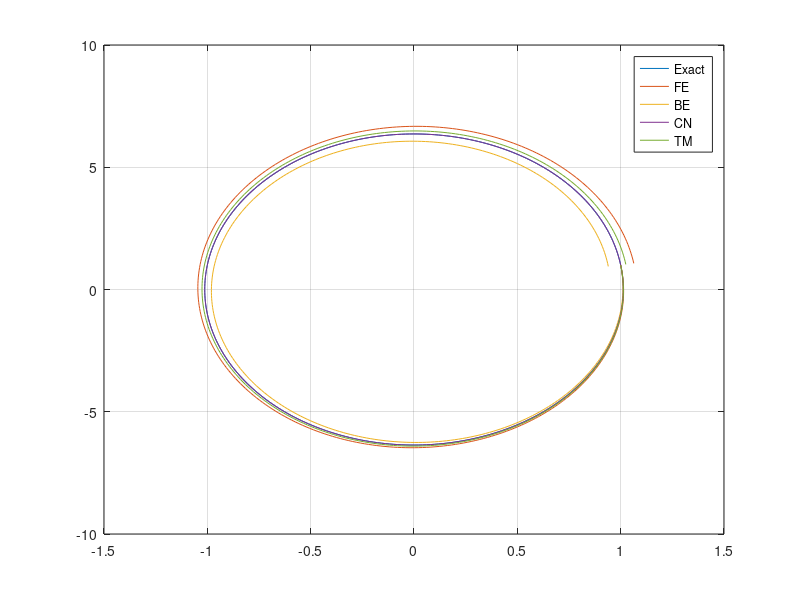
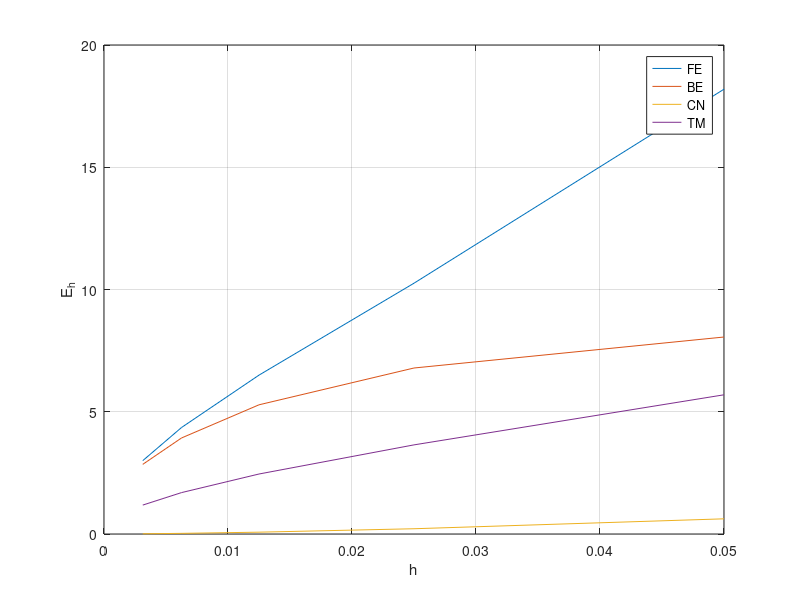
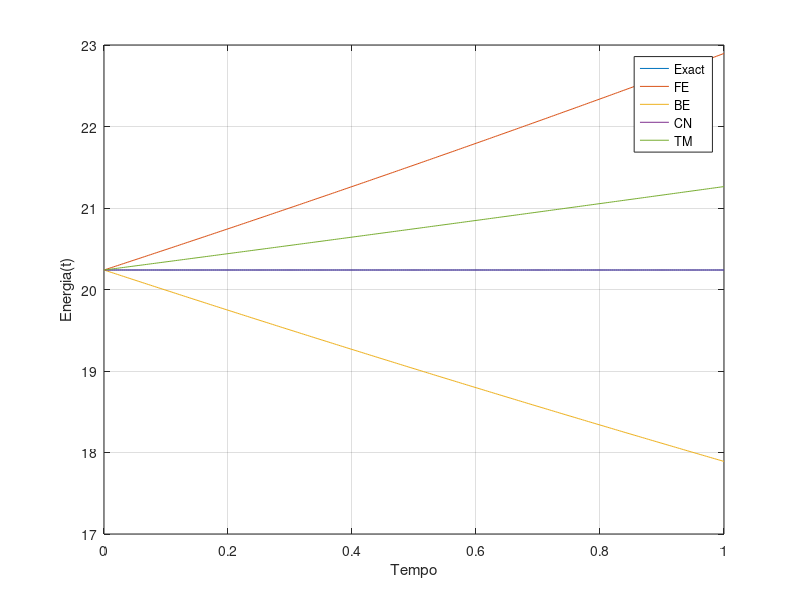

The MATLAB source for these figures, in order:
    % Oscillatore armonico
    clc; clear; close all;
    
    % simulation parameters
    T = 1; % final time
    w = 2 * pi;
    x0 = 1;
    v0 = 1;
    X0 = [x0; v0];
    A =  [0, 1;
          -w^2, 0];
    
    Num_ref = 5; % Numero di raffinamenti successivi
    Err = zeros(4,Num_ref);
    H = zeros(1,Num_ref);
    h0 = 0.1;
    theta = 0.3;
    I = eye(2);
    
    %% main
    
    for r = 1:Num_ref
    
        % working variables
        h = h0*2^(-r); % time step
        t = 0:h:T; % time grid
        N = length(t); % number of grid nodes
    
    
        % Soluzione
        X_ex = [x0*cos(w*t) + v0*sin(w*t)/w;
                v0*cos(w*t) - w*x0*sin(w*t)];
        % Pre allocazione
        X_fe = zeros(2,N);
        X_be = zeros(2,N);
        X_cn = zeros(2,N);
        X_tm = zeros(2,N);
    
        % Initial datum
        X_fe(:,1) = X0;
        X_be(:,1) = X0;
        X_cn(:,1) = X0;
        X_tm(:,1) = X0;
    
        for n = 1:N-1
            % Forward Euler
            X_fe(:,n+1) = X_fe(:,n) + h*A*X_fe(:,n); 
            % Backward Euler
            X_be(:,n+1) = (I-h*A) \ X_be(:,n);
            % Crank Nicholson
            X_cn(:,n+1) = (I-0.5*h*A) \ ((I+0.5*h*A)*X_cn(:,n));
            % Theta Metodo
            X_tm(:,n+1) = (I-theta*h*A) \ ((I+(1-theta)*h*A)*X_tm(:,n));
        end
    
        % Errore
    
        H(r) = h;
        Err(1,r) = norm(X_fe-X_ex);
        Err(2,r) = norm(X_be-X_ex);
        Err(3,r) = norm(X_cn-X_ex);
        Err(4,r) = norm(X_tm-X_ex);
    
        % Energia
        E_ex = 0.5*(X_ex(2,:)).^2 + 0.5*w^2*(X_ex(1,:)).^2;
        E_fe = 0.5*(X_fe(2,:)).^2 + 0.5*w^2*(X_fe(1,:)).^2;
        E_be = 0.5*(X_be(2,:)).^2 + 0.5*w^2*(X_be(1,:)).^2;
        E_cn = 0.5*(X_cn(2,:)).^2 + 0.5*w^2*(X_cn(1,:)).^2;
        E_tm = 0.5*(X_tm(2,:)).^2 + 0.5*w^2*(X_tm(1,:)).^2;
    end
    
    %% plot
    
    % Plot piano delle fasi
    figure(1)
    plot (X_ex(1, :), X_ex(2,:));
    hold on
    plot (X_fe(1, :), X_fe(2,:));
    hold on
    plot (X_be(1, :), X_be(2,:));
    hold on
    plot (X_cn(1, :), X_cn(2,:));
    hold on
    plot (X_tm(1, :), X_tm(2,:));
    grid on
    
    legend ('Exact', 'FE', 'BE', 'CN', 'TM')
    
    % Plot errore
    figure(2)
    plot(H, Err(1,:))
    hold on
    plot(H, Err(2,:))
    hold on
    plot(H, Err(3,:))
    hold on
    plot(H, Err(4,:))
    grid on;
    xlabel('h');
    ylabel('E_h');
    legend('FE', 'BE', 'CN', 'TM');
    
    % Plot energia
    figure(3)
    plot(t, E_ex);
    hold on;
    plot(t, E_fe);
    hold on;
    plot(t, E_be);
    hold on;
    plot(t, E_cn);
    hold on;
    plot(t, E_tm);
    grid on;
    legend ('Exact', 'FE', 'BE', 'CN', 'TM')
    xlabel('Tempo');
    ylabel('Energia(t)');
